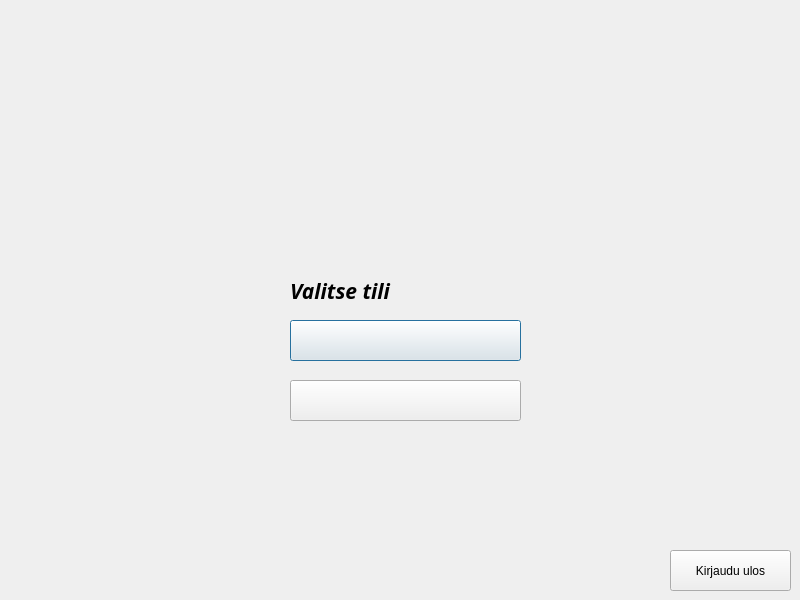
<?xml version="1.0" encoding="UTF-8"?>
<ui version="4.0">
 <class>DLL_loggedin</class>
 <widget class="QDialog" name="DLL_loggedin">
  <property name="geometry">
   <rect>
    <x>0</x>
    <y>0</y>
    <width>800</width>
    <height>600</height>
   </rect>
  </property>
  <property name="minimumSize">
   <size>
    <width>800</width>
    <height>600</height>
   </size>
  </property>
  <property name="maximumSize">
   <size>
    <width>800</width>
    <height>600</height>
   </size>
  </property>
  <property name="windowTitle">
   <string>Dialog</string>
  </property>
  <widget class="QLabel" name="label">
   <property name="geometry">
    <rect>
     <x>60</x>
     <y>70</y>
     <width>271</width>
     <height>51</height>
    </rect>
   </property>
   <property name="font">
    <font>
     <family>Segoe UI Black</family>
     <pointsize>16</pointsize>
     <italic>true</italic>
     <bold>true</bold>
    </font>
   </property>
   <property name="text">
    <string/>
   </property>
  </widget>
  <widget class="QPushButton" name="btnTili1">
   <property name="geometry">
    <rect>
     <x>290</x>
     <y>320</y>
     <width>231</width>
     <height>41</height>
    </rect>
   </property>
   <property name="font">
    <font>
     <pointsize>12</pointsize>
    </font>
   </property>
   <property name="text">
    <string/>
   </property>
  </widget>
  <widget class="QPushButton" name="btnTili2">
   <property name="geometry">
    <rect>
     <x>290</x>
     <y>380</y>
     <width>231</width>
     <height>41</height>
    </rect>
   </property>
   <property name="font">
    <font>
     <pointsize>12</pointsize>
    </font>
   </property>
   <property name="text">
    <string/>
   </property>
  </widget>
  <widget class="QPushButton" name="btnLogOut">
   <property name="geometry">
    <rect>
     <x>670</x>
     <y>550</y>
     <width>121</width>
     <height>41</height>
    </rect>
   </property>
   <property name="font">
    <font>
     <family>Segoe UI Symbol</family>
     <pointsize>9</pointsize>
    </font>
   </property>
   <property name="text">
    <string>Kirjaudu ulos</string>
   </property>
  </widget>
  <widget class="QLabel" name="label_2">
   <property name="geometry">
    <rect>
     <x>290</x>
     <y>280</y>
     <width>111</width>
     <height>21</height>
    </rect>
   </property>
   <property name="font">
    <font>
     <family>Segoe UI Black</family>
     <pointsize>16</pointsize>
     <italic>true</italic>
     <bold>true</bold>
    </font>
   </property>
   <property name="text">
    <string>Valitse tili</string>
   </property>
  </widget>
 </widget>
 <resources/>
 <connections/>
</ui>
